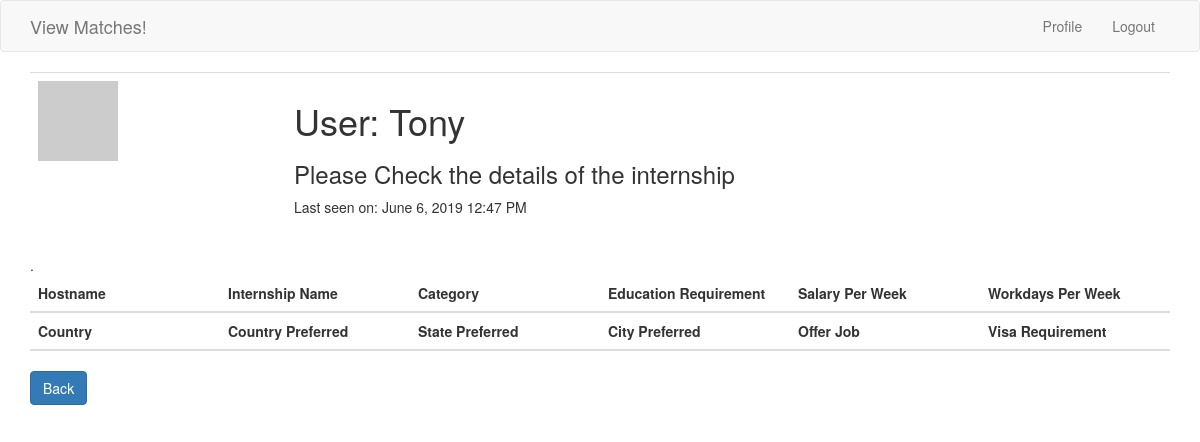
The app's page /internship_details/67 (signed in), older data.
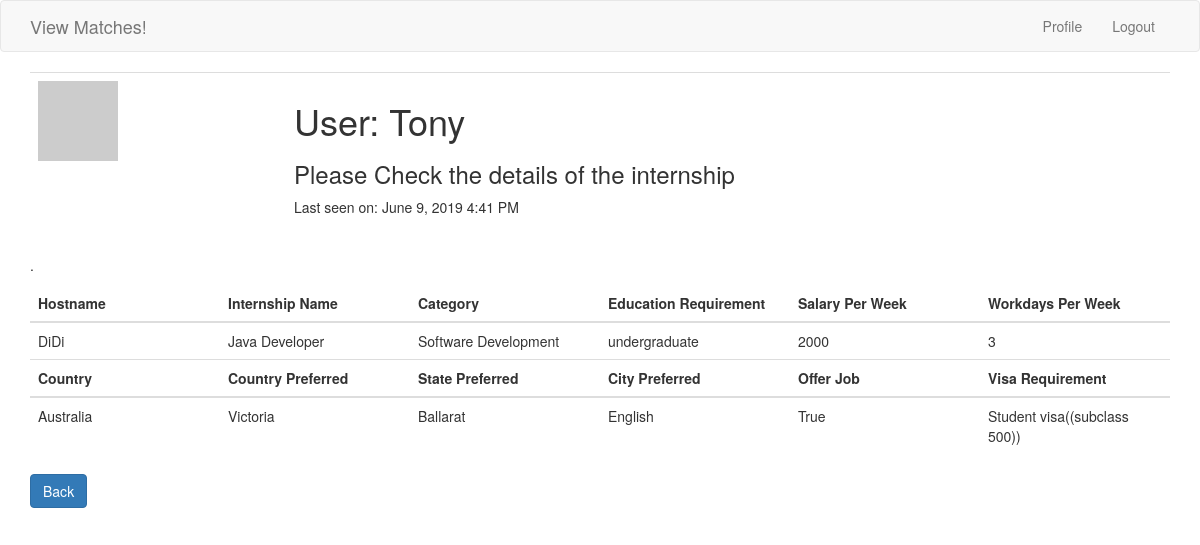
The same page, newer data.
### app/models.py (models this page shows, shortened)
class User(UserMixin, db.Model):
    __tablename__ = 'user'
    last_seen = db.Column(db.DateTime, default=datetime.utcnow)
    id = db.Column(db.Integer, primary_key=True)
    username = db.Column(db.String(120), unique=True)
    email = db.Column(db.String(120), unique=True)
    password_hash = db.Column(db.String(140))
    role = db.Column(db.String, default='Host', nullable=False)
    def avatar(self, size):
        digest = md5(self.email.lower().encode('utf-8')).hexdigest()
        return 'https://www.gravatar.com/avatar/{}?d=identicon&s={}'.format(
            digest, size)

class Internship(db.Model):
    __tablename__ = 'internship'
    id = db.Column(db.Integer, primary_key=True)
    hostname = db.Column(db.String(120), db.ForeignKey('host.hostname'))
    field_category = db.Column(db.String(120))
    internship_name = db.Column(db.String(120), unique=True)
    age = db.Column(db.Integer)
    age_flex = db.Column(db.Boolean, default=False)
    gender_requirement = db.Column(db.String(120))
    gender_flex = db.Column(db.Boolean, default=False)
    major = db.Column(db.String(120))
    major_flex = db.Column(db.Boolean, default=False)
    education_requirement = db.Column(db.String(120))
    education_flex = db.Column(db.Boolean, default=False)
    internship_category = db.Column(db.String(120))
    salary = db.Column(db.Integer)
    salary_flex = db.Column(db.Boolean, default=False)
    visa = db.Column(db.String(120))
    visa_flex = db.Column(db.Boolean, default=False)
    workplace_nation = db.Column(db.String(120))
    nation_flex = db.Column(db.Boolean, default=False)
    workplace_state = db.Column(db.String(120))
    state_flex = db.Column(db.Boolean, default=False)
    workplace_city = db.Column(db.String(120))
    city_flex = db.Column(db.Boolean, default=False)
    workdays = db.Column(db.String(120))
    workdays_flex = db.Column(db.Boolean, default=False)
    opportunity_to_fulltime_job = db.Column(db.Boolean, default=False)
    fulltime_flex = db.Column(db.Boolean, default=False)
    language_requirement = db.Column(db.String(120))
    language_flex = db.Column(db.Boolean, default=False)
    disability = db.Column(db.Boolean, default=False)
    disability_flex = db.Column(db.Boolean, default=False)

### app/routes.py (the view)
@app.route('/internship_details/<internship_id>', methods=['GET', 'POST'])
@login_required
def internship_details(internship_id):
    internship = Internship.query.filter_by(id=internship_id).all()
    return render_template('internship_details.html', students=internship)

### app/models.py (called while the page is built)
@login.user_loader
def load_user(id):
    return User.query.get(int(id))

### app/routes.py (called while the page is built)
@app.before_request
def before_request():
    if current_user.is_authenticated:
        current_user.last_seen = datetime.utcnow()
        db.session.commit()

### app/templates/internship_details.html (shortened to what this page needs)
{% extends "base.html" %}
{% block app_content %}
    <table class="table table-hover">
        <tr>
            <td width="256px"><img src="{{ current_user.avatar(256) }}"></td>
            <td>
                <h1>User: {{ current_user.username }}</h1>
                <h3>Please Check the details of the internship</h3>
                {% if current_user.last_seen %}
                    <p>Last seen on: {{ moment(current_user.last_seen).format('LLL') }}</p>
                {% endif %}
            </td>
        </tr>
    </table>.
    <table class="table table-hover" style="TABLE-LAYOUT: fixed" >
            <thead>
            <tr>
                    <th>Hostname</th>
                    <th>Internship Name</th>
                    <th>Category</th>
                    <th>Education Requirement</th>
                    <th>Salary Per Week</th>
                    <th>Workdays Per Week</th>
            </tr>
            </thead>
        {% for stu in students %}
                {% include '_internship_det1.html' %}
            {% endfor %}
            <thead>
            <tr>
                <th>Country</th>
                <th>Country Preferred</th>
                <th>State Preferred</th>
                <th>City Preferred</th>
                <th>Offer Job</th>
                <th>Visa Requirement</th>
            </tr>
            </thead>
            {% for stu in students %}
                {% include '_internship_det2.html' %}
            {% endfor %}
        </table>
{% if current_user.role=="Host" %}
    <p><a href="{{ url_for('save_host_req',intern_name=students[0].internship_name) }}" class="btn btn-primary" role="button">Back</a></p>
{% else %}
        <p><a href="{{ url_for('viewInvitation',username=current_user.username )}}" class="btn btn-primary" role="button">Back</a></p>
    {% endif %}
{% endblock %}

### app/templates/base.html (shortened to what this page needs)
{% extends 'bootstrap/base.html' %}
{% block navbar %}
    <nav class="navbar navbar-default">
        <div class="container">
            <div class="navbar-header">
                <a class="navbar-brand" href="{{ url_for('viewMatches') }}">View Matches!</a>
            </div>
            <div class="collapse navbar-collapse" id="bs-example-navbar-collapse-1">
                <ul class="nav navbar-nav navbar-right">
                    {% if current_user.is_anonymous %}
                        <li><a href="{{ url_for('login') }}">Login</a></li>
                    {% else %}
                        <li><a href="{{ url_for('index') }}">Profile</a></li>
                        <li><a href="{{ url_for('logout') }}">Logout</a></li>
                    {% endif %}
                </ul>
            </div>
        </div>
    </nav>
{% endblock %}
{% block content %}
    <div class="container">
        {% block app_content %}{% endblock %}
    </div>
{% endblock %}

### app/templates/_internship_det1.html
<tr><p>
    <td>
        {{ stu.hostname }}
    </td>
    <td>
        {{ stu.internship_name }}
    </td>
    <td>
        {{ stu.internship_category }}
    </td>
    <td>
        {{ stu.education_requirement }}
    </td>
    <td>
        {{ stu.salary }}
    </td>
    <td>
        {{ stu.workdays }}
    </td>
    </p>
</tr>

### app/templates/_internship_det2.html
<tr><p>
    <td>
        {{ stu.workplace_nation }}
    </td>
    <td>
        {{ stu.workplace_state }}
    </td>
    <td>
        {{ stu.workplace_city }}
    </td>
    <td>
        {{ stu.language_requirement }}
    </td>
    <td>
        {{ stu.opportunity_to_fulltime_job }}
    </td>
    <td style="word-wrap:break-word;">
        {{ stu.visa }}
    </td>
    </p>
</tr>

Row changes from the older to the newer data that the page shows:
changed User "Tony": last_seen "June 6, 2019 12:47 PM" → "June 9, 2019 4:41 PM"
added Internship: hostname "DiDi", internship_name "Java Developer", internship_category "Software Development", education_requirement "undergraduate", salary "2000", workdays "3", workplace_nation "Australia", workplace_state "Victoria", workplace_city "Ballarat", language_requirement "English", opportunity_to_fulltime_job "True", visa "Student visa((subclass 500))"
